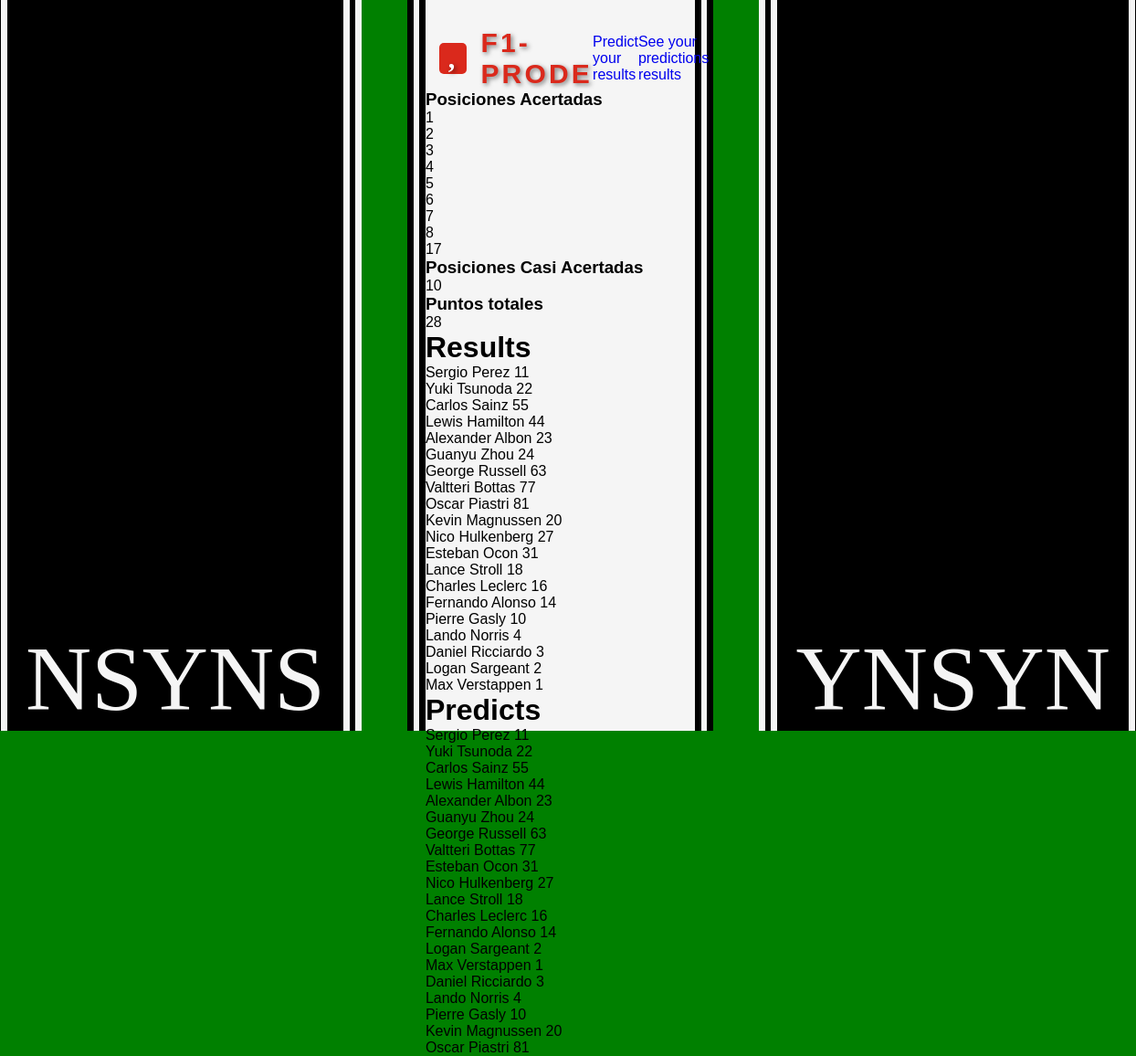
Page /predictions/self/ (signed in) on the committed database.
### base/models.py (models this page shows, shortened)
class Driver(models.Model):
    first_name = models.CharField(max_length=30)
    last_name = models.CharField(max_length=30)
    number = models.IntegerField()
    team_name = models.CharField(max_length=60)
    country = models.CharField(max_length=70)
    headshot = models.URLField(max_length=500)

### base/views.py (the view)
# urls.py: path('predictions/self/', views.view_prediction_result, name='view-prediction-page'),
def view_prediction_result(request):
    prediction_object = Prediction.objects.get(user=request.user, race='Catalunya', year=datetime.now().year)
    predictions = prediction_object.get_prediction()
    race_object = prediction_object.race_vinculated
    results_object = RaceResult.objects.get(race_vinculated=race_object)
    results = results_object.get_result()
    print('results', results)
    print('predictions', predictions)
    information = compare(results, predictions)
    posiciones_acertadas = information[0]
    posiciones_casi_acertadas = information[1]
    puntos = information[2]
    driver_objects_ordenados = []
    predicts_ordenadas = []
    for result in results:
        driver = Driver.objects.get(number=results[result])
        driver_objects_ordenados.append(driver)
    for predict in predictions:
        driver_predict = Driver.objects.get(number=predictions[predict])
        predicts_ordenadas.append(driver_predict)
    context = {'predicts_ordenadas': predicts_ordenadas, 'drivers_ordenados': driver_objects_ordenados,'posiciones_acertadas': posiciones_acertadas, 'posiciones_casi_acertadas': posiciones_casi_acertadas, 'puntos': puntos}
    return render(request, 'base_templates/view_prediction_results.html', context)

### base/models.py (called while the page is built)
    def get_prediction(self):
        return json.loads(self.predictions_json) if self.predictions_json else {}

    def get_result(self):
        return json.loads(self.results) if self.results else {}

### base/views.py (called while the page is built)
def transformint(dictionary=dict()):
    new_dict = {i: None for i in range(1, 21)}
    for dict_key in dictionary:
        new_dict[int(dict_key)] = dictionary[dict_key]
    return new_dict

### base/templates/base_templates/view_prediction_results.html (shortened to what this page needs)
{% extends 'main.html' %}
{% block content %}
<h3>Posiciones Acertadas</h3>
{% for acertado in posiciones_acertadas %}
    <p>{{acertado}}</p>
{% endfor %}
<h3>Posiciones Casi Acertadas</h3>
{% for casi_acertado in posiciones_casi_acertadas %}
    <p>{{casi_acertado}}</p>
{% endfor %}
<h3>Puntos totales </h3>
<p>{{puntos}}</p>
<h1>Results</h1>
{% for driver in drivers_ordenados %}
    <p>{{driver.first_name}} {{driver.last_name}} {{driver.number}}</p>
{% endfor %}
<h1>Predicts</h1>
{% for driver in predicts_ordenadas %}
    <p>{{driver.first_name}} {{driver.last_name}} {{driver.number}}</p>
{% endfor %}
{% endblock content %}

### static/css/style.css (style rules this page uses)
* { margin: 0; padding: 0; box-sizing: border-box; }
.theBody { height: 100vh; display: flex; justify-content: center; align-items: center; font-family: Orbitron, sans-serif; background-color: green; }

### rows in the picture
Driver: first_name "Sergio", last_name "Perez", number "11"
Driver: first_name "Yuki", last_name "Tsunoda", number "22"
Driver: first_name "Carlos", last_name "Sainz", number "55"
Driver: first_name "Lewis", last_name "Hamilton", number "44"
Driver: first_name "Alexander", last_name "Albon", number "23"
Driver: first_name "Guanyu", last_name "Zhou", number "24"
Driver: first_name "George", last_name "Russell", number "63"
Driver: first_name "Valtteri", last_name "Bottas", number "77"
Driver: first_name "Oscar", last_name "Piastri", number "81"
Driver: first_name "Kevin", last_name "Magnussen", number "20"
Driver: first_name "Nico", last_name "Hulkenberg", number "27"
Driver: first_name "Esteban", last_name "Ocon", number "31"
Driver: first_name "Lance", last_name "Stroll", number "18"
Driver: first_name "Charles", last_name "Leclerc", number "16"
Driver: first_name "Fernando", last_name "Alonso", number "14"
Driver: first_name "Pierre", last_name "Gasly", number "10"
Driver: first_name "Lando", last_name "Norris", number "4"
Driver: first_name "Daniel", last_name "Ricciardo", number "3"
Driver: first_name "Logan", last_name "Sargeant", number "2"
Driver: first_name "Max", last_name "Verstappen", number "1"

### other values in the picture
{{ acertado }} "1" "2" "3" "4" "5" "6" "7" "8" "17"
{{ casi_acertado }} "10"
{{ puntos }} "28"
